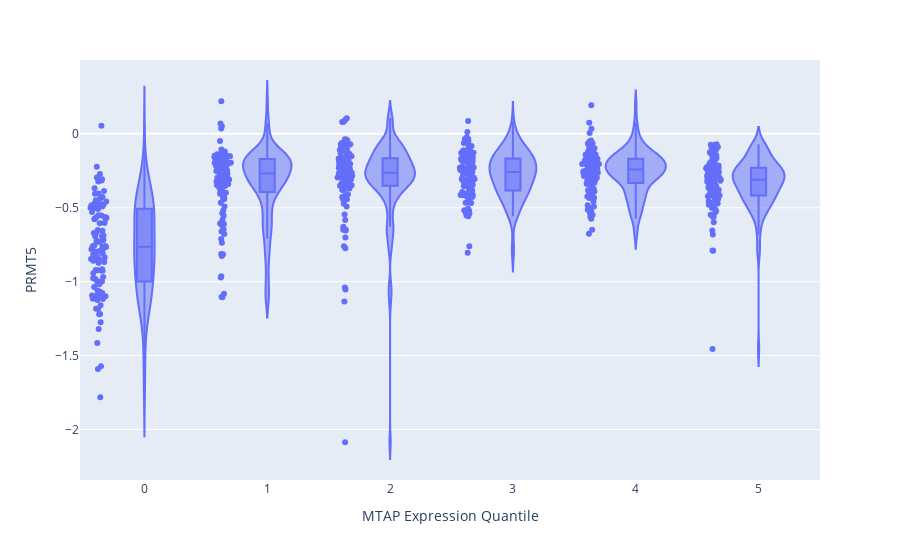
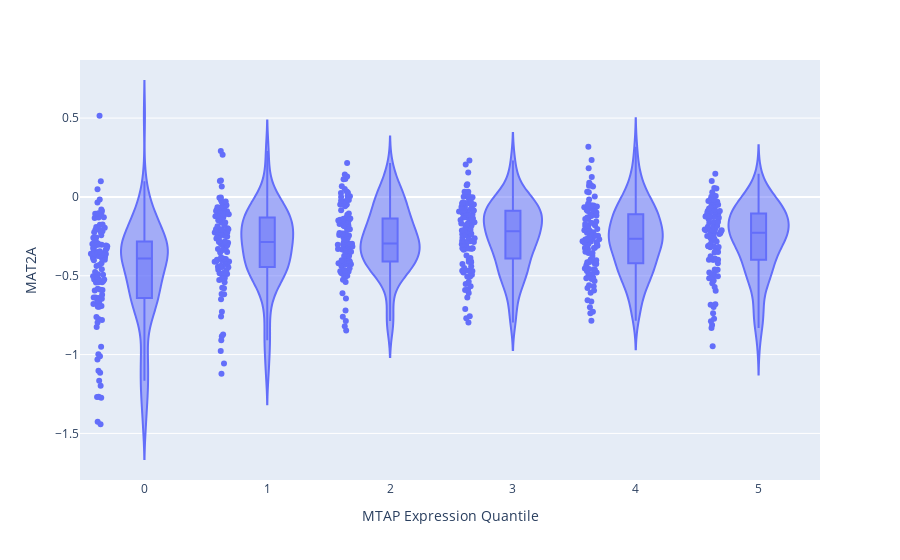
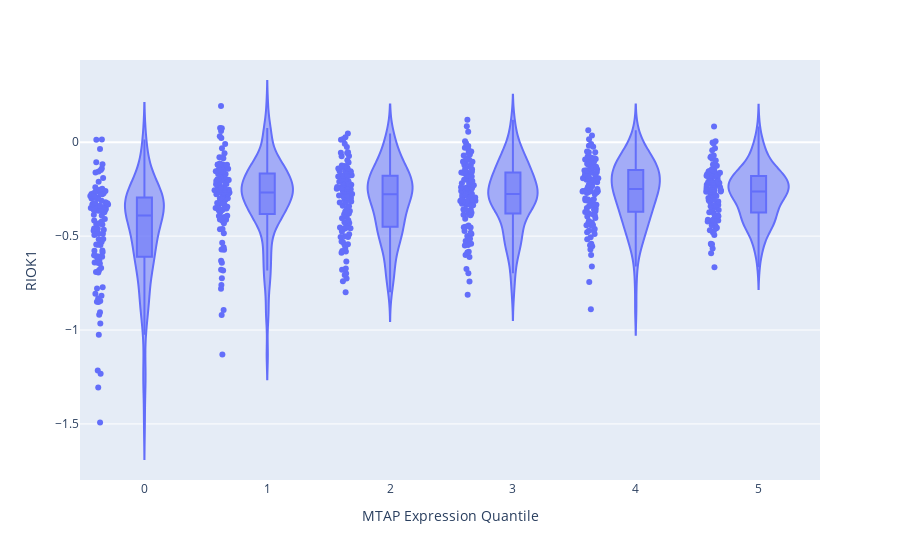

These figures' notebook cell, in order:
### Markdown cell above
That's better, now we see how there's a significant effect - especially for PRMT5 - whenever MTAP's copy number is low. Let's try the same exercise, but now using expression data.

### Code cell
joint_data['MTAP Expression Quantile'] = pd.qcut( joint_data['Expression Public 23Q4 MTAP'], 6, labels=False, duplicates='drop' )

for gene in ['PRMT5', 'MAT2A', 'RIOK1']:
    fig = px.violin( joint_data, x = 'MTAP Expression Quantile', y = gene,  points = 'all', box=True  )
    fig.show()

### Figure 1 — Plotly figure (JSON) as saved in the notebook; plotly's stock layout.template omitted (floating-point values rounded to 4 significant figures; data arrays with more than 128 entries replaced by an {"elided": "..."} marker saying what was removed)
{"data": [{"alignmentgroup": "True", "box": {"visible": true}, "hovertemplate": "MTAP Expression Quantile=%{x}<br>PRMT5=%{y}<extra></extra>", "legendgroup": "", "marker": {"color": "#636efa"}, "name": "", "offsetgroup": "", "orientation": "v", "points": "all", "scalegroup": "True", "showlegend": false, "type": "violin", "x": {"elided": "667 int values"}, "x0": " ", "xaxis": "x", "y": {"elided": "667 float values"}, "y0": " ", "yaxis": "y"}], "layout": {"legend": {"tracegroupgap": 0}, "margin": {"t": 60}, "violinmode": "group", "xaxis": {"anchor": "y", "domain": [0, 1], "title": {"text": "MTAP Expression Quantile"}}, "yaxis": {"anchor": "x", "domain": [0, 1], "title": {"text": "PRMT5"}}}}

### Figure 2 — Plotly figure (JSON) as saved in the notebook; plotly's stock layout.template omitted (floating-point values rounded to 4 significant figures; data arrays with more than 128 entries replaced by an {"elided": "..."} marker saying what was removed)
{"data": [{"alignmentgroup": "True", "box": {"visible": true}, "hovertemplate": "MTAP Expression Quantile=%{x}<br>MAT2A=%{y}<extra></extra>", "legendgroup": "", "marker": {"color": "#636efa"}, "name": "", "offsetgroup": "", "orientation": "v", "points": "all", "scalegroup": "True", "showlegend": false, "type": "violin", "x": {"elided": "667 int values"}, "x0": " ", "xaxis": "x", "y": {"elided": "667 float values"}, "y0": " ", "yaxis": "y"}], "layout": {"legend": {"tracegroupgap": 0}, "margin": {"t": 60}, "violinmode": "group", "xaxis": {"anchor": "y", "domain": [0, 1], "title": {"text": "MTAP Expression Quantile"}}, "yaxis": {"anchor": "x", "domain": [0, 1], "title": {"text": "MAT2A"}}}}

### Figure 3 — Plotly figure (JSON) as saved in the notebook; plotly's stock layout.template omitted (floating-point values rounded to 4 significant figures; data arrays with more than 128 entries replaced by an {"elided": "..."} marker saying what was removed)
{"data": [{"alignmentgroup": "True", "box": {"visible": true}, "hovertemplate": "MTAP Expression Quantile=%{x}<br>RIOK1=%{y}<extra></extra>", "legendgroup": "", "marker": {"color": "#636efa"}, "name": "", "offsetgroup": "", "orientation": "v", "points": "all", "scalegroup": "True", "showlegend": false, "type": "violin", "x": {"elided": "667 int values"}, "x0": " ", "xaxis": "x", "y": {"elided": "667 float values"}, "y0": " ", "yaxis": "y"}], "layout": {"legend": {"tracegroupgap": 0}, "margin": {"t": 60}, "violinmode": "group", "xaxis": {"anchor": "y", "domain": [0, 1], "title": {"text": "MTAP Expression Quantile"}}, "yaxis": {"anchor": "x", "domain": [0, 1], "title": {"text": "RIOK1"}}}}
